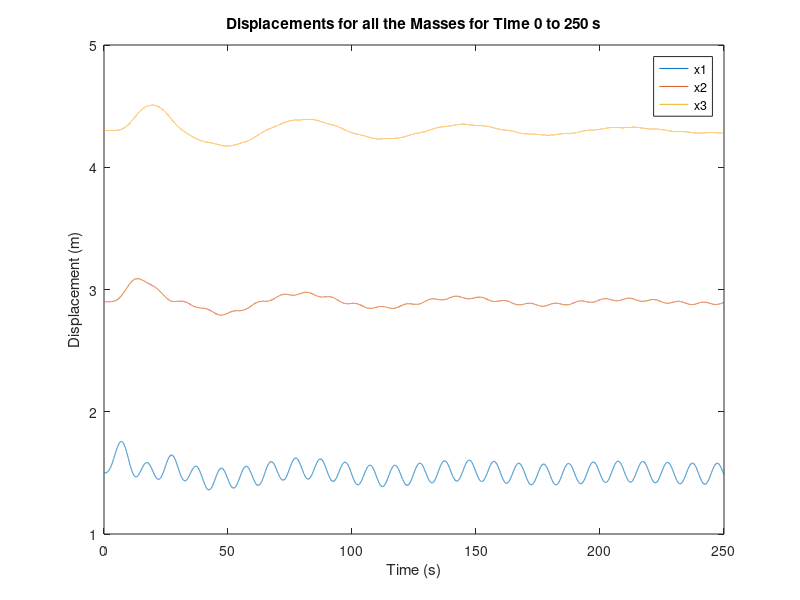
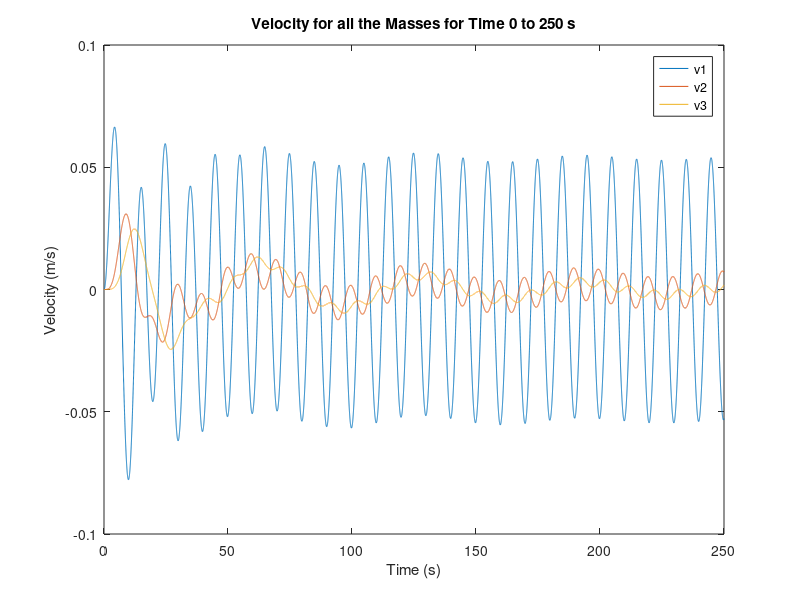

These charts were generated, in order, by the following MATLAB code:
clear all;
clc;
%114446084 Ching Wei Huang

m1 = 104.0;
m2 = 60.0;
m3 = 52.2;
k1 = 3.3;
k2 = 2.7;
k3 = 1.5;
c1 = 7.8;
c3 = 8.3;

dt=0.01;
t=0:dt:250;
%initial conditions
x1(1) = 0;%delta_x1
x2(1) = 0;
x3(1) = 0;
x10 = 1.5;%real_initial_position_x1
x20 = 2.9;
x30 = 4.3;
v1(1)=0;
v2(1)=0;
v3(1)=0;
%External Forces
for ii=1:length(t)
    Fe1(ii) = 3.*sin((2.*pi.*t(ii))./10); %ask about )
    Fe2(ii) = 0;
    Fe3(ii) = 0;
end

%free body diagram and accleration diagram
for ii=2:length(t)
    f1=Fe1(ii-1)-k1*x1(ii-1)-c1*v1(ii-1)+k2*(x2(ii-1)-x1(ii-1));    
    f2=Fe2(ii-1)-k2*(x2(ii-1)-x1(ii-1))+k3*(x3(ii-1)-x2(ii-1))+c3*(v3(ii-1)-v2(ii-1));
    f3=Fe3(ii-1)-k3*(x3(ii-1)-x2(ii-1))-c3*(v3(ii-1)-v2(ii-1));

    v1(ii)=v1(ii-1)+(f1/m1)*dt;
    x1(ii)=x1(ii-1)+v1(ii-1)*dt;

    v2(ii)=v2(ii-1)+(f2/m2)*dt;
    x2(ii)=x2(ii-1)+v2(ii-1)*dt;

    v3(ii)=v3(ii-1)+(f3/m3)*dt;
    x3(ii)=x3(ii-1)+v3(ii-1)*dt;
end
x1=x1+x10;
x2=x2+x20;
x3=x3+x30;
%Problem(1)
figure(1);
plot(t,x1,t,x2,t,x3);
legend('x1','x2','x3');
title('Displacements for all the Masses for Time 0 to 250 s')
ylabel({'Displacement (m)'});
xlabel({'Time (s)'});

%Problem(2)
figure(2);
plot(t,v1,t,v2,t,v3);
legend('v1','v2','v3');
title('Velocity for all the Masses for Time 0 to 250 s')
ylabel({'Velocity (m/s)'});
xlabel({'Time (s)'});

%Problem(3)
for ii=1:length(t)
    if(t(ii)==100)
        x1a=x1(ii)
    end
end

%Problem(4)
for ii=1:length(t)
    if(t(ii)==100)
        v1a=v1(ii)
    end
end

%Problem(5) %Should be the maximum y-axix value observed on figure(1) 
txmax(1)=max(x1);
txmax(2)=max(x2);
txmax(3)=max(x3);
xmax=max(txmax)

%Problem(6)
tvmax(1)=max(v1);
tvmax(2)=max(v2);
tvmax(3)=max(v3);
vmax=max(tvmax)

%Problem(7)
d=x2-x1;
dmin=min(d) 

%Problem(8)
for ii=1:length(t)
    if(t(ii)==10)
       temp=ii;
    end
end
v1mean=mean(v1(1:temp))